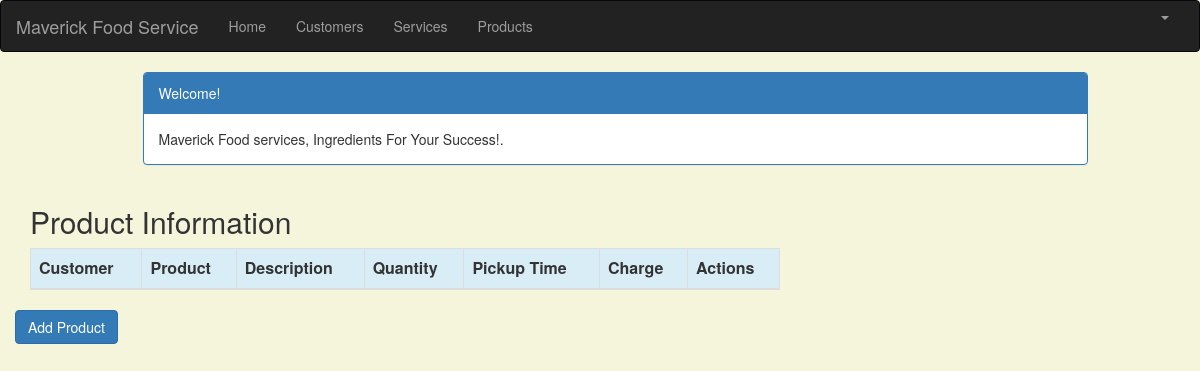
Page /product_list (signed in) on the earlier database version.
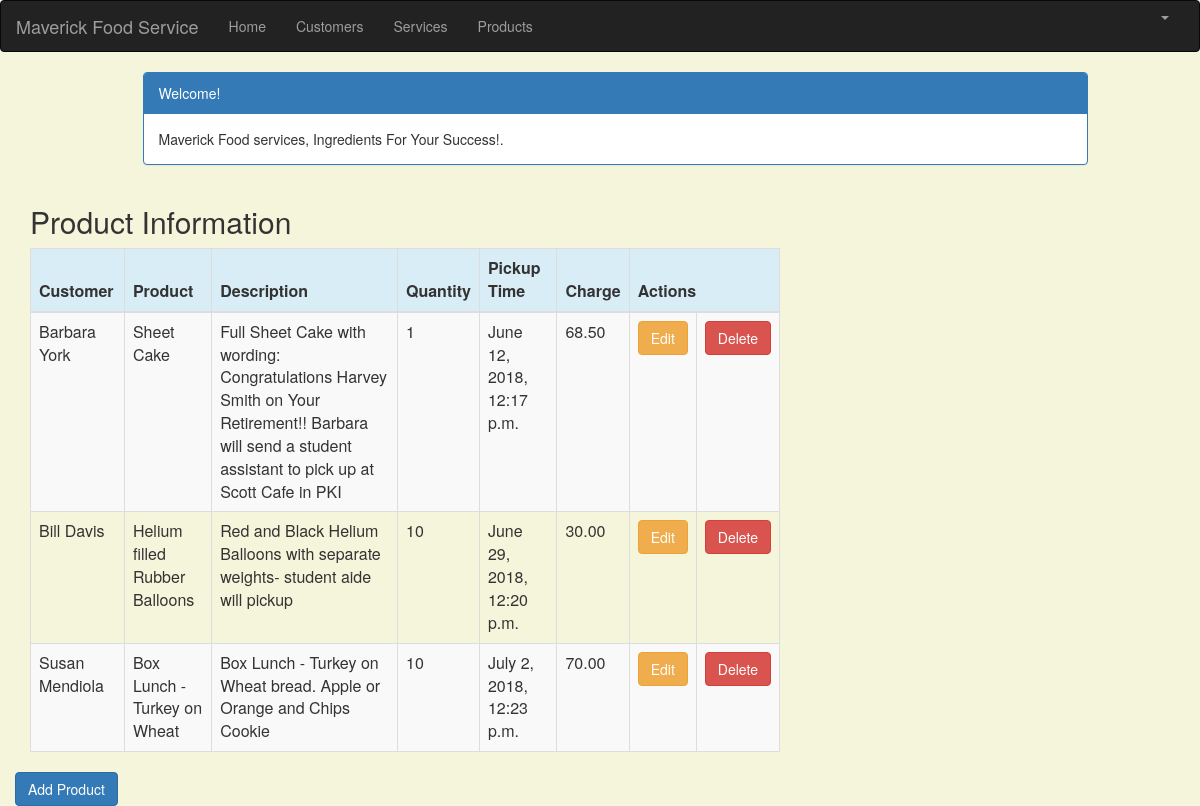
Same page on the later database version.
### crm/models.py (models this page shows, shortened)
class Product(models.Model):
    cust_name = models.ForeignKey(Customer, on_delete=models.CASCADE, related_name='products')
    product = models.CharField(max_length=100)
    p_description = models.TextField()
    quantity = models.IntegerField()
    pickup_time = models.DateTimeField(
        default=timezone.now)
    charge = models.DecimalField(max_digits=10, decimal_places=2)
    created_date = models.DateTimeField(
        default=timezone.now)
    updated_date = models.DateTimeField(auto_now_add=True)

class Customer(models.Model):
    cust_name = models.CharField(max_length=50)
    organization = models.CharField(max_length=100, blank=True)
    role = models.CharField(max_length=100)
    email = models.EmailField(max_length=100)
    bldgroom = models.CharField(max_length=100)
    address = models.CharField(max_length=200)
    account_number = models.IntegerField(blank=False, null=False)
    city = models.CharField(max_length=50)
    state = models.CharField(max_length=50)
    zipcode = models.CharField(max_length=10)
    phone_number = models.CharField(max_length=50)
    created_date = models.DateTimeField(
        default=timezone.now)
    updated_date = models.DateTimeField(auto_now_add=True)
    def __str__(self):
        return str(self.cust_name)

### crm/views.py (the view)
# urls.py: path('product_list', views.product_list, name='product_list'),
@login_required
def product_list(request):
    products = Product.objects.filter(created_date__lte=timezone.now())
    return render(request, 'crm/product_list.html', {'products': products})

### crm/templates/crm/product_list.html (shortened to what this page needs)
{% extends 'crm/base.html' %}
{% block content %}
    <html>
    <head>
        <link rel="stylesheet" href="https://maxcdn.bootstrapcdn.com/bootstrap/3.3.4/css/bootstrap.min.css">
    </head>
    <body>
    <div class="container">
        <div class="row">
            <div class="col-md-10 col-md-offset-1">
                <div class="panel panel-primary">
                    <div class="panel-heading">Welcome!</div>
                    <div class="panel-body">
                        Maverick Food services, Ingredients For Your Success!.
                    </div>
                </div>
            </div>
        </div>
    </div>
    <div class="row">
        <h2 style="padding-left: 15Px">Product Information</h2>
    </div>
    <div>
        <table class="table table-striped table-bordered table-hover">
            <thead>
            <tr class="bg-info">
                <th>Customer</th>
                <th>Product</th>
                <th>Description</th>
                <th>Quantity</th>
                <th>Pickup Time</th>
                <th>Charge</th>
                <th colspan="3">Actions</th>
            </tr>
            </thead>
            <tbody>
            {% for product in products %}
                <tr>
                    <td>{{ product.cust_name }}</td>
                    <td>{{ product.product }}</td>
                     <td>{{ product.p_description }}</td>
                    <td>{{ product.quantity }}</td>
                    <td>{{ product.pickup_time }}</td>
                    <td>{{ product.charge }}</td>
                    <td><a href="{% url 'crm:product_edit' pk=product.pk %}"
                           class="btn btn-warning">Edit</a></td>
                    <td><a href="{% url 'crm:product_delete' pk=product.pk %}"
                           onclick="return confirm('Are you sure you want to delete?')"
                           class="btn btn-danger">Delete</a>
                    </td>
                </tr>
            {% endfor %}
            </tbody>
        </table>
     <div class="row">
            <a href="{% url 'crm:product_new' %}" class="row"><span
                    class="btn btn-primary">Add Product</span></a>
        </div>
    </div>
    </body>
    </html>
{% endblock %}

Differences in the rows shown:
added Product: cust_name "Barbara York", product "Sheet Cake", p_description "Full Sheet Cake with wording: Congratulations Harvey Smith on Your Retirement!! Barbara will send a student assistant to pick up at Scott Cafe in PKI", quantity "1", pickup_time "June 12, 2018, 12:17 p.m.", charge "68.50"
added Product: cust_name "Bill Davis", product "Helium filled Rubber Balloons", p_description "Red and Black Helium Balloons with separate weights- student aide will pickup", quantity "10", pickup_time "June 29, 2018, 12:20 p.m.", charge "30.00"
added Product: cust_name "Susan Mendiola", product "Box Lunch - Turkey on Wheat", p_description "Box Lunch - Turkey on Wheat bread. Apple or Orange and Chips Cookie", quantity "10", pickup_time "July 2, 2018, 12:23 p.m.", charge "70.00"
